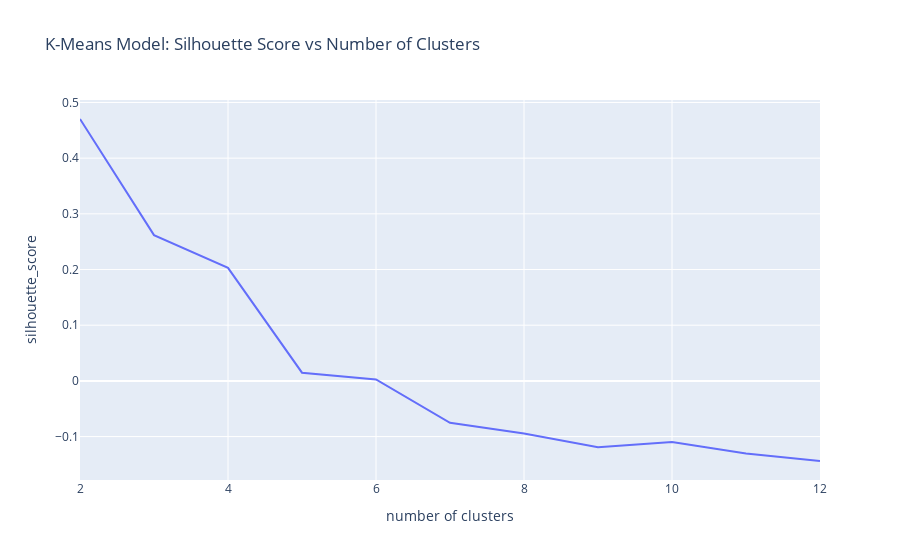

Notebook source saved alongside this figure:
### Code cell
# Create a line plot of `silhouette_scores` vs `n_clusters`
fig = px.line(
    x=n_clusters,
    y=silhouette_scores,
    title="K-Means Model: Silhouette Score vs Number of Clusters"
)
fig.update_layout(xaxis_title="number of clusters",yaxis_title="silhouette_score")
fig.show()

### Figure 1 — Plotly figure (JSON) as saved in the notebook; plotly's stock layout.template omitted (floating-point values rounded to 4 significant figures)
{"data": [{"hovertemplate": "x=%{x}<br>y=%{y}<extra></extra>", "legendgroup": "", "line": {"color": "#636efa", "dash": "solid"}, "marker": {"symbol": "circle"}, "mode": "lines", "name": "", "orientation": "v", "showlegend": false, "type": "scatter", "x": [2, 3, 4, 5, 6, 7, 8, 9, 10, 11, 12], "xaxis": "x", "y": [0.4703, 0.2618, 0.203, 0.01473, 0.002606, -0.07537, -0.09455, -0.1191, -0.1096, -0.1303, -0.1439], "yaxis": "y"}], "layout": {"legend": {"tracegroupgap": 0}, "title": {"text": "K-Means Model: Silhouette Score vs Number of Clusters"}, "xaxis": {"anchor": "y", "domain": [0, 1], "title": {"text": "number of clusters"}}, "yaxis": {"anchor": "x", "domain": [0, 1], "title": {"text": "silhouette_score"}}}}
